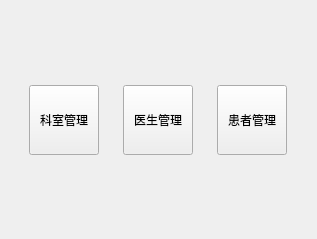
<?xml version="1.0" encoding="UTF-8"?>
<ui version="4.0">
 <class>WelcomeView</class>
 <widget class="QWidget" name="WelcomeView">
  <property name="geometry">
   <rect>
    <x>0</x>
    <y>0</y>
    <width>317</width>
    <height>239</height>
   </rect>
  </property>
  <property name="windowTitle">
   <string>欢迎</string>
  </property>
  <layout class="QVBoxLayout" name="verticalLayout">
   <item>
    <spacer name="verticalSpacer">
     <property name="orientation">
      <enum>Qt::Orientation::Vertical</enum>
     </property>
     <property name="sizeHint" stdset="0">
      <size>
       <width>20</width>
       <height>65</height>
      </size>
     </property>
    </spacer>
   </item>
   <item>
    <layout class="QHBoxLayout" name="horizontalLayout">
     <item>
      <widget class="QPushButton" name="btDepartment">
       <property name="minimumSize">
        <size>
         <width>70</width>
         <height>70</height>
        </size>
       </property>
       <property name="maximumSize">
        <size>
         <width>70</width>
         <height>70</height>
        </size>
       </property>
       <property name="baseSize">
        <size>
         <width>0</width>
         <height>2</height>
        </size>
       </property>
       <property name="text">
        <string>科室管理</string>
       </property>
      </widget>
     </item>
     <item>
      <widget class="QPushButton" name="btDoctor">
       <property name="minimumSize">
        <size>
         <width>70</width>
         <height>70</height>
        </size>
       </property>
       <property name="maximumSize">
        <size>
         <width>70</width>
         <height>70</height>
        </size>
       </property>
       <property name="text">
        <string>医生管理</string>
       </property>
      </widget>
     </item>
     <item>
      <widget class="QPushButton" name="btPatient">
       <property name="minimumSize">
        <size>
         <width>70</width>
         <height>70</height>
        </size>
       </property>
       <property name="maximumSize">
        <size>
         <width>70</width>
         <height>70</height>
        </size>
       </property>
       <property name="text">
        <string>患者管理</string>
       </property>
      </widget>
     </item>
    </layout>
   </item>
   <item>
    <spacer name="verticalSpacer_2">
     <property name="orientation">
      <enum>Qt::Orientation::Vertical</enum>
     </property>
     <property name="sizeHint" stdset="0">
      <size>
       <width>20</width>
       <height>66</height>
      </size>
     </property>
    </spacer>
   </item>
  </layout>
 </widget>
 <resources/>
 <connections/>
</ui>
